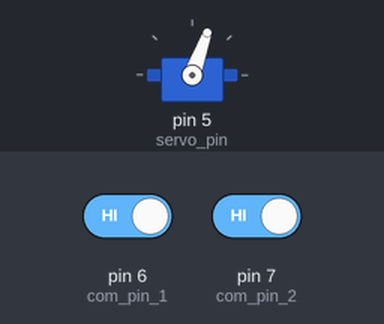
Simulated run of this sketch. Board: Arduino Uno, built with avr-gcc and run on an emulated ATmega328P. Shown: servo. Inputs (shaded band) come from the test bench; at power-on: pin 7 (com_pin_2) HIGH, pin 6 (com_pin_1) HIGH.

Above: at 1.2 s.
1.3 s: pin 7 (com_pin_2) driven LOW
At 2.5 s:
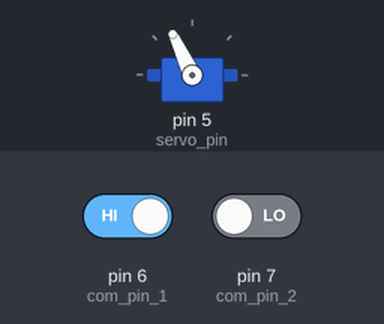
2.8 s: pin 6 (com_pin_1) driven LOW
At 3.8 s:
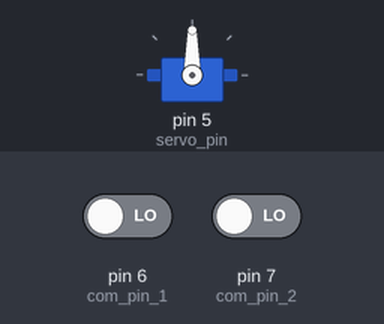
4.3 s: pin 6 (com_pin_1) driven HIGH
At 5.0 s:
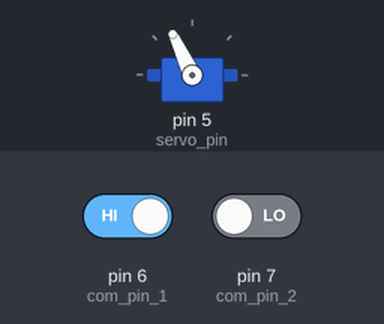
Timing chart, 0 to 7.3 s (numbered marks = the images above; inputs shaded):
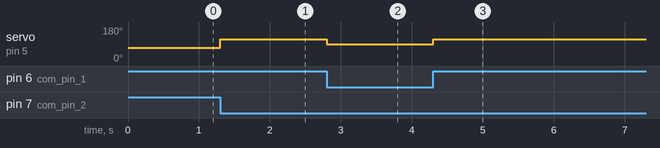

Measured:
- after the input at 1.3 s, servo on pin 5 (servo_pin): 70° → 115° at once
- after the input at 2.8 s, servo on pin 5 (servo_pin): 115° → 90° at once
- after the input at 4.3 s, servo on pin 5 (servo_pin): 90° → 115° at once

The sketch:

frontWheelControl.ino
```cpp
#include <Servo.h>

// Servo vars
Servo frontWheels;
int servo_pin = 5;
int servo_pos = 70;

// Input gpio pins to communicate desired dir. of wheels
int com_pin_1 = 6;
int com_pin_2 = 7;
int com_pin_1_state = LOW;
int com_pin_2_state = LOW;

void setup() {
  // Attach servo obj to servo pin
  frontWheels.attach(servo_pin);

  // Mark two com pins as inputs
  pinMode(com_pin_1, INPUT);
  pinMode(com_pin_2, INPUT);
}

void loop() {
  // Read com pin states
  com_pin_1_state = digitalRead(com_pin_1);
  com_pin_2_state = digitalRead(com_pin_2);

  // Based on read states, determine and set servo pos
  if(com_pin_1_state == LOW && com_pin_2_state == LOW){
    servo_pos = 90; // Center

  }else if(com_pin_1_state == LOW && com_pin_2_state == HIGH){
    servo_pos = 60; // Right
  }else if(com_pin_1_state == HIGH && com_pin_2_state == LOW){
    servo_pos = 115; // Left
  }

  frontWheels.write(servo_pos);
}
```
